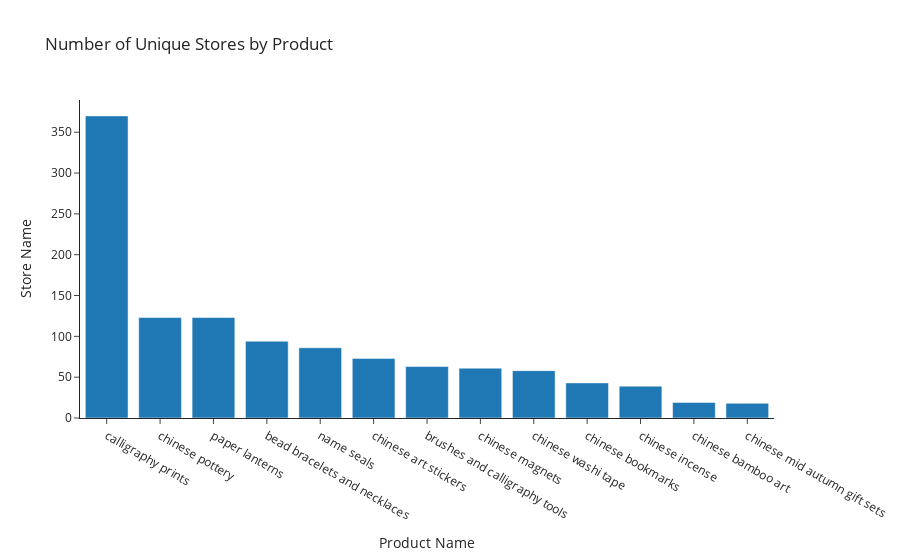
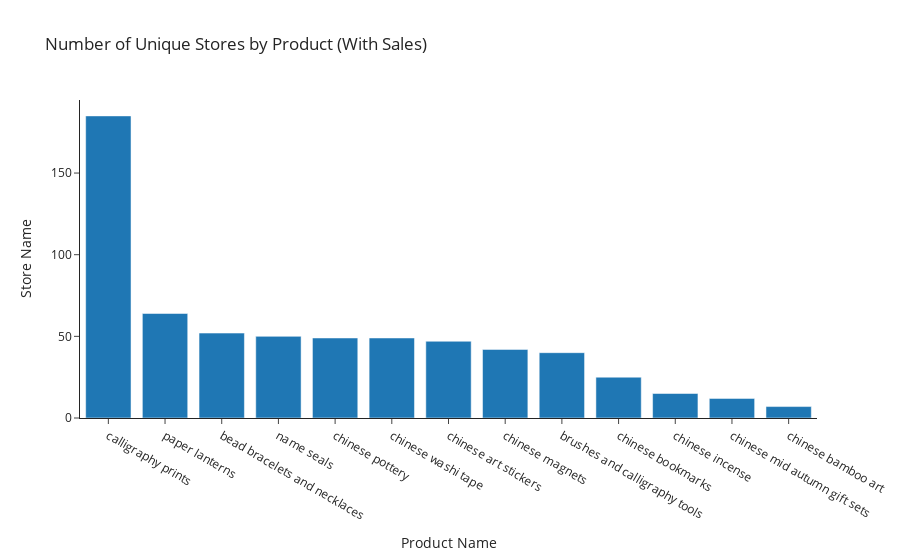

The code cell stored with these charts, in order, in its notebook:
### Code cell
# Number of unique stores by product
plot_bar_chart_plotly(
    all_product_data.groupby("product_name")["Store Name"].nunique().reset_index(),
    x="product_name",
    y="Store Name",
    title="Number of Unique Stores by Product",
)

# Number of unique stores by product with sales
plot_bar_chart_plotly(
    all_product_data[all_product_data["has_sales"] == True]
    .groupby("product_name")["Store Name"]
    .nunique()
    .reset_index(),
    x="product_name",
    y="Store Name",
    title="Number of Unique Stores by Product (With Sales)",
)

# Percentage of stores with sales by product
# This should basically be the division of the two previous plots
stores_with_sales = (
    all_product_data[all_product_data["has_sales"] == True]
    .groupby("product_name")["Store Name"]
    .nunique()
    .reset_index()
)
stores = all_product_data.groupby("product_name")["Store Name"].nunique().reset_index()
stores_with_sales = stores_with_sales.merge(stores, on="product_name")
stores_with_sales["percentage"] = (
    stores_with_sales["Store Name_x"] / stores_with_sales["Store Name_y"]
)
plot_bar_chart_plotly(
    stores_with_sales,
    x="product_name",
    y="percentage",
    title="Percentage of Stores with Sales by Product",
)

### Figure 1 — Plotly figure (JSON) as saved in the notebook; plotly's stock layout.template omitted (floating-point values rounded to 4 significant figures)
{"data": [{"name": "Store Name", "type": "bar", "x": ["calligraphy prints", "chinese pottery", "paper lanterns", "bead bracelets and necklaces", "name seals", "chinese art stickers", "brushes and calligraphy tools", "chinese magnets", "chinese washi tape", "chinese bookmarks", "chinese incense", "chinese bamboo art", "chinese mid autumn gift sets"], "y": [370, 123, 123, 94, 86, 73, 63, 61, 58, 43, 39, 19, 18]}], "layout": {"title": {"text": "Number of Unique Stores by Product"}, "xaxis": {"title": {"text": "Product Name"}}, "yaxis": {"title": {"text": "Store Name"}}}}

### Figure 2 — Plotly figure (JSON) as saved in the notebook; plotly's stock layout.template omitted (floating-point values rounded to 4 significant figures)
{"data": [{"name": "Store Name", "type": "bar", "x": ["calligraphy prints", "paper lanterns", "bead bracelets and necklaces", "name seals", "chinese pottery", "chinese washi tape", "chinese art stickers", "chinese magnets", "brushes and calligraphy tools", "chinese bookmarks", "chinese incense", "chinese mid autumn gift sets", "chinese bamboo art"], "y": [185, 64, 52, 50, 49, 49, 47, 42, 40, 25, 15, 12, 7]}], "layout": {"title": {"text": "Number of Unique Stores by Product (With Sales)"}, "xaxis": {"title": {"text": "Product Name"}}, "yaxis": {"title": {"text": "Store Name"}}}}
